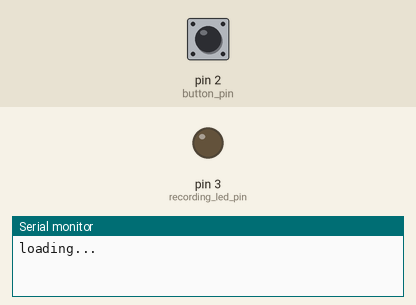
This sketch was run on a simulated Arduino Uno, built for the host (arithmetic inside an expression is 32-bit, double 64-bit). Parts: output pins drawn as LEDs (lit = HIGH), the last lines printed to the serial monitor. The inputs (shaded band) are chosen by the test bench; at power-on: pin 2 (button_pin) HIGH. Storage starts empty.

Above: at 1.2 s.
1.3 s: pin 2 (button_pin) pulled LOW for 0.15 s
At 2.2 s:
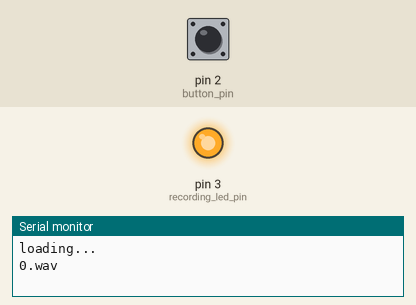
2.9 s: pin 2 (button_pin) pulled LOW for 1 s
At 3.4 s:
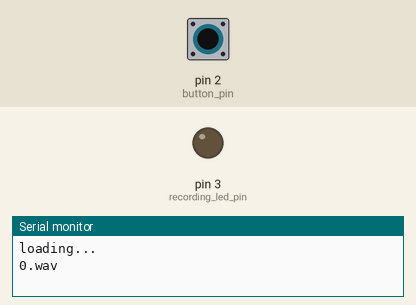
5.4 s: pin 2 (button_pin) pulled LOW for 3.2 s
At 6.5 s:
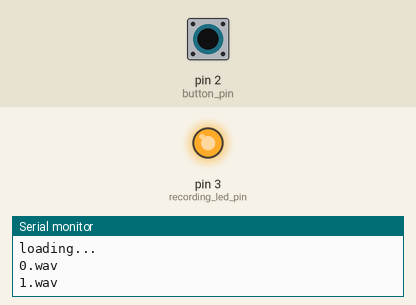
Timing chart, 0 to 8.4 s (numbered marks = the images above; inputs shaded):
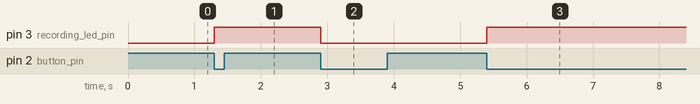

Measured:
- after the input at 1.3 s, pin 3 (recording_led_pin): LOW → HIGH at once
- after the input at 2.9 s, pin 3 (recording_led_pin): HIGH → LOW at once
- after the input at 5.4 s, pin 3 (recording_led_pin): LOW → HIGH at once

The sketch:

microphone.ino
```cpp
//Credit to Great Scott for spybug project without which this project would not have been created
//https://www.youtube.com/user/greatscottlab (channel)
//https://youtu.be/7Hn4UFi9wvs (spybug_project)

/*
1. Edit pcmConfig.h
    a: On Uno or non-mega boards, #define buffSize 128. May need to increase.
    b: Uncomment #define ENABLE_RECORDING and #define BLOCK_COUNT 10000UL

2. See https://github.com/TMRh20/TMRpcm/wiki/Advanced-Features#wiki-recording-audio for
   additional informaiton.
*/

//adds necessary libraries
#include <SD.h>
#include <SPI.h>
#include <TMRpcm.h>

//creates global variables
#define SD_ChipSelectPin 10
TMRpcm audio;
int file_number = 0;
bool recording_now = false;
const int button_pin = 2;
const int recording_led_pin = 3;
const int mic_pin = A0;
const int sample_rate = 16000;


//code below executed each time the button is pressed down
void button_pushed() {
  //combines the neccessary info to find the get a char array of the file name
  char file_name[20] = "";
  itoa(file_number,file_name,10);
  strcat(file_name,".wav");

  if (!recording_now) {
    //isn't recording so starts recording & turns LED on
    recording_now = true;
    digitalWrite(recording_led_pin, HIGH);
    audio.startRecording(file_name, sample_rate, mic_pin);
    Serial.println(file_name);
  }
  else {
    //is recording so stops recording & turns LED off
    recording_now = false;
    digitalWrite(recording_led_pin, LOW);
    audio.stopRecording(file_name);
    file_number++;
  }
}

void setup() {
  //initialises the serial connection between the arduino and any connected serial device(e.g. computer, phone, raspberry pi...)
  Serial.begin(9600);
  Serial.println("loading...");

  //Sets up the pins
  pinMode(mic_pin, INPUT);
  pinMode(recording_led_pin, OUTPUT);
  pinMode(button_pin, INPUT_PULLUP);

  //Sets up the audio recording functionality
  attachInterrupt(digitalPinToInterrupt(button_pin), button_pushed, FALLING);
  SD.begin(SD_ChipSelectPin);
  audio.CSPin = SD_ChipSelectPin;
}

void loop() {
  //doesn't loop through any code. As we have attached an interupt the arduino will notify our code when the button_pin is FALLING(when pressed down)
}
```
